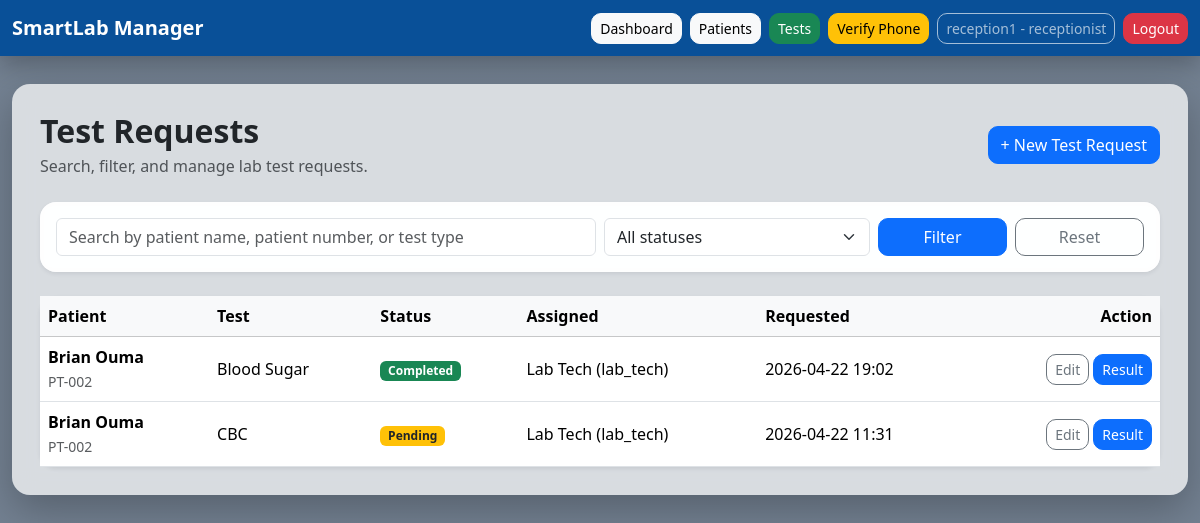
The page /tests/ (signed in) on the database its author committed.
### apps/accounts/models.py (models this page shows, shortened)
class User(AbstractUser):
    ROLE_CHOICES = (
        ('admin', 'Admin'),
        ('lab_tech', 'Lab Technician'),
        ('receptionist', 'Receptionist'),
    )
    role = models.CharField(max_length=20, choices=ROLE_CHOICES, default='receptionist')
    phone = models.CharField(max_length=20, blank=True, null=True)
    otp_code = models.CharField(max_length=6, blank=True, null=True)
    otp_created_at = models.DateTimeField(blank=True, null=True)
    phone_verified = models.BooleanField(default=False)
    def __str__(self):
        return f"{self.get_full_name() or self.username} ({self.role})"

### apps/tests/models.py (models this page shows, shortened)
class TestRequest(models.Model):
    STATUS_CHOICES = (
        ('pending', 'Pending'),
        ('in_progress', 'In Progress'),
        ('completed', 'Completed'),
    )
    patient = models.ForeignKey(Patient, on_delete=models.CASCADE, related_name='test_requests')
    test_type = models.ForeignKey(TestType, on_delete=models.CASCADE)
    requested_by = models.ForeignKey(settings.AUTH_USER_MODEL, on_delete=models.SET_NULL, null=True, related_name='requested_tests')
    assigned_to = models.ForeignKey(settings.AUTH_USER_MODEL, on_delete=models.SET_NULL, null=True, blank=True, related_name='assigned_tests')
    status = models.CharField(max_length=20, choices=STATUS_CHOICES, default='pending')
    requested_at = models.DateTimeField(auto_now_add=True)
    completed_at = models.DateTimeField(blank=True, null=True)
    class Meta:
        ordering = ['-requested_at']

class TestType(models.Model):
    name = models.CharField(max_length=100)
    description = models.TextField(blank=True, null=True)
    normal_range = models.CharField(max_length=100, blank=True, null=True)
    price = models.DecimalField(max_digits=10, decimal_places=2, default=0.00)
    class Meta:
        ordering = ['name']

### apps/patients/models.py (models this page shows, shortened)
class Patient(models.Model):
    full_name = models.CharField(max_length=150)
    patient_number = models.CharField(max_length=50, unique=True)
    gender = models.CharField(max_length=10)
    date_of_birth = models.DateField()
    phone = models.CharField(max_length=20, blank=True, null=True)
    address = models.TextField(blank=True, null=True)
    created_at = models.DateTimeField(auto_now_add=True)
    class Meta:
        ordering = ['-created_at']

### apps/tests/views.py (the view)
# urls.py: path('', views.test_request_list, name='list'),
@login_required
def test_request_list(request):
    query = request.GET.get('q', '')
    status = request.GET.get('status', '')
    test_requests = TestRequest.objects.select_related('patient', 'test_type', 'assigned_to').all()
    if query:
        test_requests = test_requests.filter(Q(patient__full_name__icontains=query) | Q(patient__patient_number__icontains=query) | Q(test_type__name__icontains=query))
    if status:
        test_requests = test_requests.filter(status=status)
    paginator = Paginator(test_requests, 10)
    page_obj = paginator.get_page(request.GET.get('page'))
    return render(request, 'tests/test_request_list.html', {'page_obj': page_obj, 'query': query, 'status': status})

### templates/tests/test_request_list.html (shortened to what this page needs)
{% extends 'base.html' %}
{% block content %}
<div class="d-flex flex-column flex-md-row justify-content-between align-items-md-center mb-4 gap-3">
    <div>
        <h2 class="fw-bold mb-1">Test Requests</h2>
        <p class="text-muted mb-0">Search, filter, and manage lab test requests.</p>
    </div>
    <a class="btn btn-primary" href="{% url 'tests:create' %}">
        + New Test Request
    </a>
</div>
<form class="card card-body shadow-sm mb-4" method="get">
    <div class="row g-2">
        <div class="col-md-6">
            <input type="text" name="q" value="{{ query }}" class="form-control"
                   placeholder="Search by patient name, patient number, or test type">
        </div>
        <div class="col-md-3">
            <select name="status" class="form-select">
                <option value="">All statuses</option>
            </select>
        </div>
        <div class="col-md-3 d-flex gap-2">
            <button class="btn btn-primary w-100" type="submit">Filter</button>
            <a href="{% url 'tests:list' %}" class="btn btn-outline-secondary w-100">Reset</a>
        </div>
    </div>
</form>
<div class="card shadow-sm">
    <div class="table-responsive">
        <table class="table table-hover align-middle mb-0">
            <thead class="table-light">
                <tr>
                    <th>Patient</th>
                    <th>Test</th>
                    <th>Status</th>
                    <th>Assigned</th>
                    <th>Requested</th>
                    <th class="text-end">Action</th>
                </tr>
            </thead>
            <tbody>
                {% for item in page_obj %}
                <tr>
                    <td>
                        <div class="fw-semibold">{{ item.patient.full_name }}</div>
                        <small class="text-muted">{{ item.patient.patient_number }}</small>
                    </td>
                    <td>{{ item.test_type.name }}</td>
                    <td>
                        {% if item.status == 'completed' %}
                            <span class="badge bg-success">Completed</span>
                        {% elif item.status == 'in_progress' %}
                            <span class="badge bg-info text-dark">In Progress</span>
                        {% else %}
                            <span class="badge bg-warning text-dark">Pending</span>
                        {% endif %}
                    </td>
                    <td>{{ item.assigned_to|default:'-' }}</td>
                    <td>{{ item.requested_at|date:'Y-m-d H:i' }}</td>
                    <td class="text-end">
                        <a class="btn btn-sm btn-outline-secondary" href="{% url 'tests:update' item.pk %}">Edit</a>
                        <a class="btn btn-sm btn-primary" href="{% url 'results:create' item.pk %}">Result</a>
                    </td>
                </tr>
                {% empty %}
                <tr>
                    <td colspan="6" class="text-center text-muted py-4">
                        No test requests found.
                    </td>
                </tr>
                {% endfor %}
            </tbody>
        </table>
    </div>
</div>
{% endblock %}

### templates/base.html (shortened to what this page needs)
<!DOCTYPE html>
<html lang="en">
<head>
    <link href="https://cdn.jsdelivr.net/npm/bootstrap@5.3.3/dist/css/bootstrap.min.css" rel="stylesheet">
</head>
<body>
<nav class="navbar navbar-expand-lg navbar-dark">
    <div class="container-fluid">
        <a class="navbar-brand fw-bold" href="/dashboard/">SmartLab Manager</a>
        <div class="d-flex gap-2 flex-wrap">
            <a href="/dashboard/" class="btn btn-light btn-sm">Dashboard</a>
            <a href="/patients/" class="btn btn-light btn-sm">Patients</a>
            <a href="/tests/" class="btn btn-success btn-sm">Tests</a>
            <a href="{% url 'accounts:send_otp' %}" class="btn btn-warning btn-sm">
                Verify Phone
            </a>
            {% if request.user.is_authenticated %}
            <span class="btn btn-outline-light btn-sm disabled">
                {{ request.user.username }} - {{ request.user.role }}
            </span>
            {% endif %}
            <a href="{% url 'accounts:logout' %}" class="btn btn-danger btn-sm">Logout</a>
        </div>
    </div>
</nav>
<div class="container">
    <div class="main-wrapper">
        {% block content %}{% endblock %}
    </div>
</div>
</body>
</html>

### templates/base.html (style rules this page uses)
body { min-height: 100vh; background: linear-gradient(rgba(0, 25, 55, 0.55), rgba(0, 25, 55, 0.55)), url("https://images.unsplash.com/photo-1579684385127-1ef15d508118") no-repeat center center fixed; background-size: cover; }
.navbar { background: rgba(0, 76, 153, 0.92) !important; backdrop-filter: blur(10px); box-shadow: 0 8px 24px rgba(0, 0, 0, 0.25); }
.container { max-width: 1200px; }
.main-wrapper { background: rgba(255, 255, 255, 0.72); backdrop-filter: blur(10px); border-radius: 18px; padding: 28px; margin-top: 28px; margin-bottom: 28px; box-shadow: 0 15px 40px rgba(0, 0, 0, 0.25); }
.card { border: none; border-radius: 16px; background: rgba(255, 255, 255, 0.94); backdrop-filter: blur(6px); box-shadow: 0 8px 22px rgba(0, 0, 0, 0.12); }
.btn { border-radius: 10px; }
table { background: rgba(255, 255, 255, 0.94); }

### rows shown on the page
User: user.username "reception1", user.role "receptionist"
TestRequest: patient.full_name "Brian Ouma", patient.patient_number "PT-002", test_type.name "Blood Sugar", status "Completed", assigned_to "Lab Tech (lab_tech)", requested_at "2026-04-22 19:02"
TestRequest: patient.full_name "Brian Ouma", patient.patient_number "PT-002", test_type.name "CBC", status "Pending", assigned_to "Lab Tech (lab_tech)", requested_at "2026-04-22 11:31"
